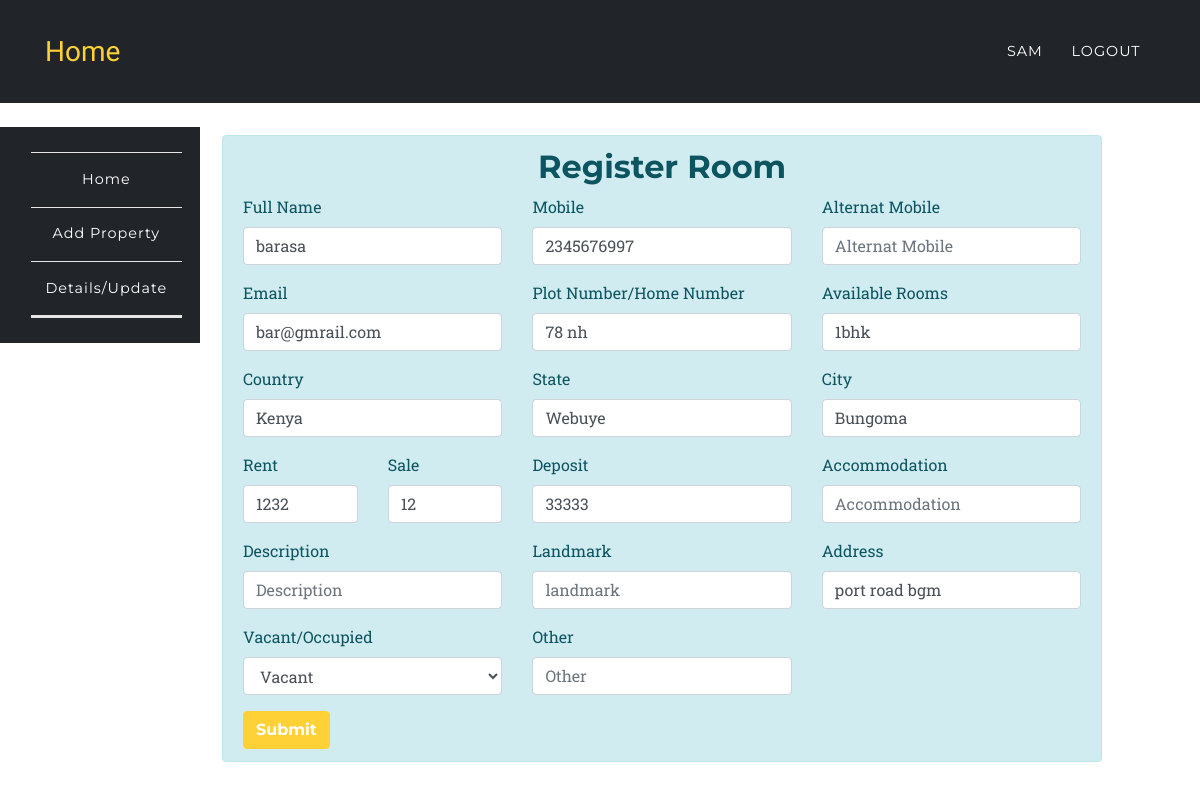
Screenshot of /app/book.php?id=14&act=indi (signed in) with the database file from the repository.
### tables this page shows
CREATE TABLE `room_rental_registrations` (
  `id` int(10) unsigned NOT NULL AUTO_INCREMENT,
  `fullname` varchar(191) NOT NULL,
  `mobile` varchar(191) NOT NULL,
  `alternat_mobile` varchar(191) NOT NULL,
  `email` varchar(191) NOT NULL,
  `country` varchar(191) NOT NULL,
  `state` varchar(191) NOT NULL,
  `city` varchar(191) NOT NULL,
  `landmark` varchar(191) NOT NULL,
  `rent` varchar(191) NOT NULL,
  `sale` varchar(190) DEFAULT NULL,
  `deposit` varchar(191) NOT NULL,
  `plot_number` varchar(191) NOT NULL,
  `rooms` varchar(100) DEFAULT NULL,
  `address` varchar(191) NOT NULL,
  `accommodation` varchar(191) NOT NULL,
  `description` varchar(191) NOT NULL,
  `image` varchar(191) DEFAULT NULL,
  `open_for_sharing` varchar(191) DEFAULT NULL,
  `other` varchar(191) DEFAULT NULL,
  `vacant` int(1) NOT NULL DEFAULT 1,
  `created_at` timestamp NULL DEFAULT current_timestamp(),
  `updated_at` timestamp NULL DEFAULT current_timestamp(),
  `user_id` int(10) DEFAULT NULL,
  PRIMARY KEY (`id`),
  UNIQUE KEY `room_rental_registrations_mobile_unique` (`mobile`),
  UNIQUE KEY `room_rental_registrations_email_unique` (`email`)
);

### app/partials/edit/individaul.php (the view, shortened to what this page needs)
<div class="col-md-11 col-xs-12 col-sm-12">
	<div class="alert alert-info" role="alert">
		<h2 class="text-center">Register Room</h2>
		<form action="" method="POST">
  	 <div class="row">
  	 	<div class="col-md-4">
	  	  <div class="form-group">
		    <label for="fullname">Full Name</label>
		    <input type="text" class="form-control" id="fullname" placeholder="Full Name" name="fullname" value="<?php echo $data['fullname']?$data['fullname']:''; ?>" required>
		  </div>
		 </div>
		<div class="col-md-4">
		  <div class="form-group">
		    <label for="mobile">Mobile</label>
		    <input type="text" class="form-control" id="mobile" placeholder="Mobile" name="mobile" value="<?php echo $data['mobile']?$data['mobile']:''; ?>" required>
		  </div>
		 </div>
		<div class="col-md-4">
		  <div class="form-group">
		    <label for="alternat_mobile">Alternat Mobile</label>
		    <input type="text" class="form-control" id="alternat_mobile" placeholder="Alternat Mobile" name="alternat_mobile" value="<?php echo $data['alternat_mobile']?$data['alternat_mobile']:''; ?>">
		  </div>
		</div>
	</div>
	<div class="row">
  	 	<div class="col-md-4">
		  <div class="form-group">
		    <label for="email">Email</label>
		    <input type="email" class="form-control" id="email" placeholder="Email" name="email" value="<?php echo $data['email']?$data['email']:''; ?>" required>
		  </div>
		 </div>
		 <div class="col-md-4">
		  <div class="form-group">
		    <label for="plot_number">Plot Number/Home Number</label>
		    <input type="text" class="form-control" id="plot_number" placeholder="Plot Number/Home Number" name="plot_number" value="<?php echo $data['plot_number']?$data['plot_number']:''; ?>" required>
		  </div>
		 </div>
		 <div class="col-md-4">
		  <div class="form-group">
		    <label for="rooms">Available Rooms</label>
		    <input type="text" class="form-control" id="rooms" placeholder="1BHK/2BHK/3BHK/1RK" name="rooms" value="<?php echo $data['rooms']?$data['rooms']:''; ?>" required>
		  </div>
		 </div>
	</div>
	<div class="row">
		<div class="col-md-4">
	  <div class="form-group">
	    <label for="country">Country</label>
	    <input type="country" class="form-control" id="country" placeholder="Country" name="country" value="<?php echo $data['country']?$data['country']:''; ?>" required>
	  </div>
	  </div>
	  <div class="col-md-4">
	  <div class="form-group">
	    <label for="state">State</label>
	    <input type="state" class="form-control" id="state" placeholder="State" name="state" value="<?php echo $data['state']?$data['state']:''; ?>" required>
	  </div>
	  </div>
	  <div class="col-md-4">
	  <div class="form-group">
	    <label for="city">City</label>
	    <input type="city" class="form-control" id="city" placeholder="City" name="city" value="<?php echo $data['city']?$data['city']:''; ?>" required>
	  </div>
	  </div>
	 </div>
	 <div class="row">
	 	<div class="col-md-2">
	 <div class="form-group">
	    <label for="rent">Rent</label>
	    <input type="rent" class="form-control" id="rent" placeholder="Rent" name="rent" value="<?php echo $data['rent']?$data['rent']:''; ?>" required>
	  </div>
	  </div>
	  <div class="col-md-2">
	 <div class="form-group">
	    <label for="sale">Sale</label>
	    <input type="sale" class="form-control" id="sale" placeholder="Sale" name="sale" value="<?php echo $data['sale']?$data['sale']:''; ?>">
	  </div>
	  </div>
	  <div class="col-md-4">
	  <div class="form-group">
	    <label for="deposit">Deposit</label>
	    <input type="deposit" class="form-control" id="deposit" placeholder="Deposit" name="deposit" value="<?php echo $data['deposit']?$data['deposit']:''; ?>" required>
	  </div>
	  </div>
	  <div class="col-md-4">
	  <div class="form-group">
	    <label for="accommodation">Accommodation</label>
	    <input type="accommodation" class="form-control" id="accommodation" placeholder="Accommodation" name="accommodation" value="<?php echo $data['accommodation']?$data['accommodation']:''; ?>" required>
	  </div>
	  </div>
	  </div>
	   <div class="row">
	 	<div class="col-md-4">
	  <div class="form-group">
	    <label for="description">Description</label>
	    <input type="description" class="form-control" id="description" placeholder="Description" name="description" value="<?php echo $data['description']?$data['description']:''; ?>" required>
	  </div>
	   </div>
	  <div class="col-md-4">
	  <div class="form-group">
	    <label for="landmark">Landmark</label>
	    <input type="landmark" class="form-control" id="landmark" placeholder="landmark" name="landmark" value="<?php echo $data['landmark']?$data['landmark']:''; ?>" required>
	  </div>
	   </div>
	  <div class="col-md-4">
	  <div class="form-group">
	    <label for="address">Address</label>
	    <input type="address" class="form-control" id="address" placeholder="Address" name="address" value="<?php echo $data['address']?$data['address']:''; ?>" required>
	  </div>
	   </div>
	    </div>
	   <div class="row">
	   	<div class="col-4">
	 		 <div class="form-group">
			    <label for="vacant">Vacant/Occupied</label>
			    <select class="form-control" id="vacant" name="vacant">
			      <option value="1" <?php if($data['vacant'] == '1'){echo 'selected';}?>>Vacant</option>
			    </select>
			  </div>
	 	</div>
	 	<div class="col-md-4">
	  <div class="form-group">
	    <label for="other">Other</label>
	    <input type="other" class="form-control" id="other" placeholder="Other" name="other" value="<?php echo $data['other']?$data['other']:''; ?>" required>
	  </div>
	  </div>
	  </div>
	  <button type="submit" class="btn btn-primary" name='register_individuals' value="register_individuals">Submit</button>
	</form>
	</div>
	</div>

### assets/css/rent.css (style rules this page uses)
body { overflow-x: hidden; font-family: 'Roboto Slab', 'Helvetica Neue', Helvetica, Arial, sans-serif; }
h1, h2, h3, h4, h5, h6 { font-weight: 700; font-family: 'Montserrat', 'Helvetica Neue', Helvetica, Arial, sans-serif; }
.btn { font-family: 'Montserrat', 'Helvetica Neue', Helvetica, Arial, sans-serif; font-weight: 700; }
.btn-primary { background-color: #fed136; border-color: #fed136; }

### rows the page displays
room_rental_registrations: fullname "barasa", mobile "2345676997", email "bar@gmrail.com", plot_number "78 nh", rooms "1bhk", country "Kenya", state "Webuye", city "Bungoma", rent "1232", sale "12", deposit "33333", address "port road bgm", vacant "Vacant"

### other values shown
$_SESSION['fullname'] "SAM"
